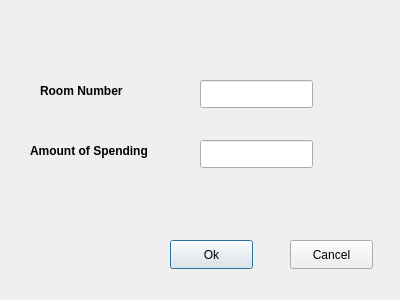
<?xml version="1.0" encoding="UTF-8"?>
<ui version="4.0">
 <class>ExtraDialog</class>
 <widget class="QDialog" name="ExtraDialog">
  <property name="geometry">
   <rect>
    <x>0</x>
    <y>0</y>
    <width>400</width>
    <height>300</height>
   </rect>
  </property>
  <property name="windowTitle">
   <string>Dialog</string>
  </property>
  <widget class="QLabel" name="label_roomNo">
   <property name="geometry">
    <rect>
     <x>40</x>
     <y>80</y>
     <width>121</width>
     <height>21</height>
    </rect>
   </property>
   <property name="font">
    <font>
     <bold>true</bold>
    </font>
   </property>
   <property name="text">
    <string>Room Number</string>
   </property>
  </widget>
  <widget class="QLabel" name="label_amountSpend">
   <property name="geometry">
    <rect>
     <x>30</x>
     <y>140</y>
     <width>151</width>
     <height>21</height>
    </rect>
   </property>
   <property name="font">
    <font>
     <bold>true</bold>
    </font>
   </property>
   <property name="text">
    <string>Amount of Spending</string>
   </property>
  </widget>
  <widget class="QLineEdit" name="lineEdit_roomNumber">
   <property name="geometry">
    <rect>
     <x>200</x>
     <y>80</y>
     <width>113</width>
     <height>28</height>
    </rect>
   </property>
  </widget>
  <widget class="QLineEdit" name="lineEdit_AmountSpend">
   <property name="geometry">
    <rect>
     <x>200</x>
     <y>140</y>
     <width>113</width>
     <height>28</height>
    </rect>
   </property>
  </widget>
  <widget class="QPushButton" name="pushButton_Ok">
   <property name="geometry">
    <rect>
     <x>170</x>
     <y>240</y>
     <width>83</width>
     <height>29</height>
    </rect>
   </property>
   <property name="text">
    <string>Ok</string>
   </property>
  </widget>
  <widget class="QPushButton" name="pushButton_Cancel">
   <property name="geometry">
    <rect>
     <x>290</x>
     <y>240</y>
     <width>83</width>
     <height>29</height>
    </rect>
   </property>
   <property name="text">
    <string>Cancel</string>
   </property>
  </widget>
 </widget>
 <resources/>
 <connections/>
</ui>
